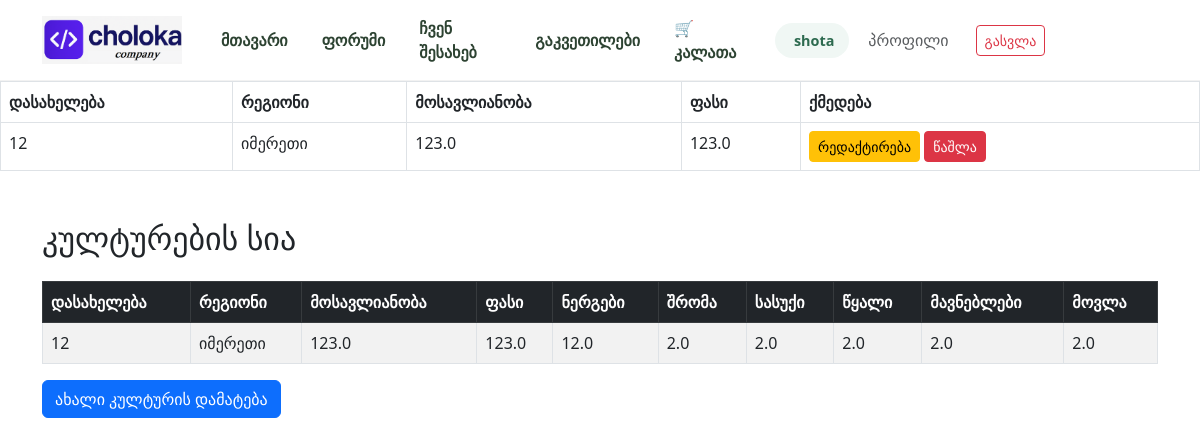
Before: /admin/crops (signed in) with the older database file.
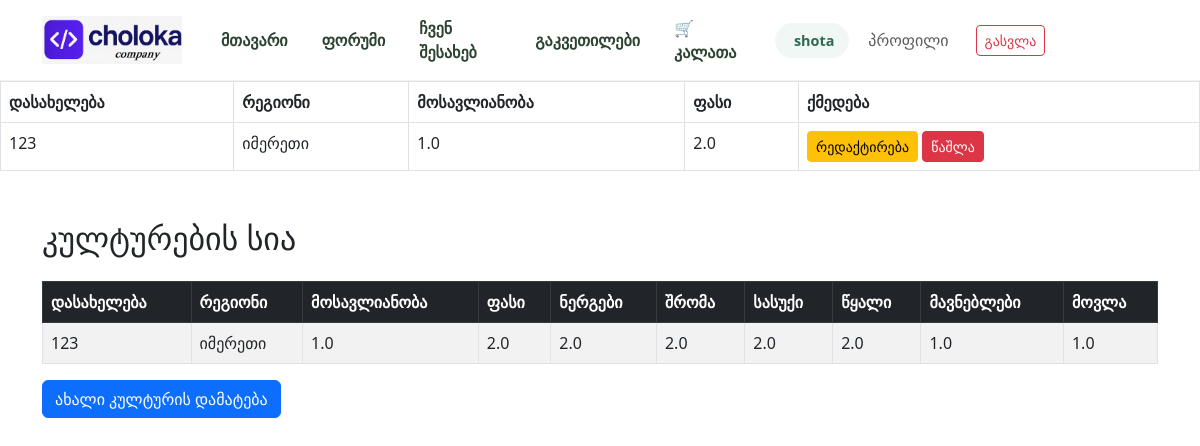
After: the same page with the newer database file.
### app.py (models this page shows)
class Crop(db.Model):
    id = db.Column(db.Integer, primary_key=True)
    name = db.Column(db.String(100), nullable=False, unique=True)
    region = db.Column(db.String(100), nullable=False)
    yield_per_sqm = db.Column(db.Float, nullable=False)
    market_price_per_kg = db.Column(db.Float, nullable=False)
    cost_seedlings = db.Column(db.Float, nullable=False)
    cost_labor = db.Column(db.Float, nullable=False)
    cost_fertilizer = db.Column(db.Float, nullable=False)
    cost_water = db.Column(db.Float, nullable=False)
    cost_pest = db.Column(db.Float, nullable=False)
    cost_maintenance = db.Column(db.Float, nullable=False)

### app.py (the view)
@app.route('/admin/crops')
def admin_crops():
    if not session.get('is_admin'):
        flash("არ გაქვთ წვდომა", "danger")
        return redirect(url_for('profile'))
    crops_list = Crop.query.all()
    return render_template('admin_crops.html', crops=crops_list)

### templates/admin_crops.html (shortened to what this page needs)
<!DOCTYPE html>
<html lang="ka">
<head>
    {% include 'base.html' %}
    <link rel="stylesheet" href="https://cdn.jsdelivr.net/npm/bootstrap@5.3.0/dist/css/bootstrap.min.css">
</head>
<body>
<table class="table table-bordered">
    <thead>
        <tr>
            <th>დასახელება</th>
            <th>რეგიონი</th>
            <th>მოსავლიანობა</th>
            <th>ფასი</th>
            <th>ქმედება</th>
        </tr>
    </thead>
    <tbody>
        {% for crop in crops %}
        <tr>
            <td>{{ crop.name }}</td>
            <td>{{ crop.region }}</td>
            <td>{{ crop.yield_per_sqm }}</td>
            <td>{{ crop.market_price_per_kg }}</td>
            <td>
                <a href="{{ url_for('edit_crop', crop_id=crop.id) }}" class="btn btn-sm btn-warning">რედაქტირება</a>
                <form method="POST" action="{{ url_for('delete_crop', crop_id=crop.id) }}" style="display:inline;" onsubmit="return confirm('დარწმუნებული ხარ?');">
                    <button type="submit" class="btn btn-sm btn-danger">წაშლა</button>
                </form>
            </td>
        </tr>
        {% endfor %}
    </tbody>
</table>
<div class="container mt-5">
    <h2 class="mb-4">კულტურების სია</h2>
    <table class="table table-bordered table-striped">
        <thead class="table-dark">
        <tr>
            <th>დასახელება</th>
            <th>რეგიონი</th>
            <th>მოსავლიანობა</th>
            <th>ფასი</th>
            <th>ნერგები</th>
            <th>შრომა</th>
            <th>სასუქი</th>
            <th>წყალი</th>
            <th>მავნებლები</th>
            <th>მოვლა</th>
        </tr>
        </thead>
        <tbody>
        {% for crop in crops %}
            <tr>
                <td>{{ crop.name }}</td>
                <td>{{ crop.region }}</td>
                <td>{{ crop.yield_per_sqm }}</td>
                <td>{{ crop.market_price_per_kg }}</td>
                <td>{{ crop.cost_seedlings }}</td>
                <td>{{ crop.cost_labor }}</td>
                <td>{{ crop.cost_fertilizer }}</td>
                <td>{{ crop.cost_water }}</td>
                <td>{{ crop.cost_pest }}</td>
                <td>{{ crop.cost_maintenance }}</td>
            </tr>
        {% endfor %}
        </tbody>
    </table>
    <a href="/add_crop" class="btn btn-primary">ახალი კულტურის დამატება</a>
</div>
</body>
</html>

### templates/base.html (shortened to what this page needs)
<nav class="navbar navbar-expand-lg navbar-light sticky-top">
  <div class="container">
    <a class="navbar-brand d-flex align-items-center fw-bold" href="/">
      <img src="{{ url_for('static', filename='logo.png') }}" alt="logo" width="140" height="auto" class="me-2">
    </a>
    <div class="collapse navbar-collapse justify-content-end" id="navbarMenu">
      <ul class="navbar-nav align-items-center gap-1">
        <li class="nav-item"><a class="nav-link fw-semibold" href="/form1">მთავარი</a></li>
        <li class="nav-item"><a class="nav-link fw-semibold" href="/forum">ფორუმი</a></li>
        <li class="nav-item"><a class="nav-link fw-semibold" href="/about">ჩვენ შესახებ</a></li>
        <li class="nav-item"><a class="nav-link fw-semibold" href="/lesse">გაკვეთილები</a></li>
        <li class="nav-item"><a class="nav-link fw-semibold me-2" href="/cart">🛒 კალათა</a></li>
        {% if 'user_id' in session %}
          <li class="nav-item">
            <span class="user-welcome fw-bold">
               {{ session['username'] }}
            </span>
          </li>
          <li class="nav-item"><a class="nav-link text-muted" href="/profile">პროფილი</a></li>
          <li class="nav-item"><a class="btn btn-outline-danger btn-nav-action btn-sm ms-2" href="/logout">გასვლა</a></li>
        {% else %}
          <li class="nav-item"><a class="btn btn-register btn-nav-action btn-sm" href="/register">რეგისტრაცია</a></li>
          <li class="nav-item"><a class="btn btn-login btn-nav-action btn-sm ms-2" href="/login">შესვლა</a></li>
        {% endif %}
        {% if 'is_admin' in session %}
          <li class="nav-item">
            <a class="btn admin-badge btn-nav-action btn-sm ms-lg-3" href="/add/panel">
            </a>
          </li>
        {% endif %}
      </ul>
    </div>
  </div>
</nav>

### templates/base.html (style rules this page uses)
.navbar { background: rgba(255, 255, 255, 0.95) !important; backdrop-filter: blur(10px); border-bottom: 1px solid rgba(0, 0, 0, 0.05); padding: 12px 0; }
.navbar-brand img { transition: transform 0.3s ease; }
.nav-link { color: #2d4332 !important; font-size: 0.95rem; padding: 8px 15px !important; transition: all 0.3s ease; border-radius: 8px; }
.btn-nav-action { border-radius: 12px; padding: 8px 20px; font-weight: 600; font-size: 0.9rem; transition: 0.3s; }
.admin-badge { background: #e63946; color: white !important; border-radius: 10px; }
.user-welcome { font-size: 0.9rem; padding: 8px 15px; background: #f0f7f4; border-radius: 30px; color: #2d6a4f !important; }

Changed rows visible on the page:
changed Crop "იმერეთი": name "12" → "123"; yield_per_sqm "123.0" → "1.0"; market_price_per_kg "123.0" → "2.0"; cost_seedlings "12.0" → "2.0"; cost_pest "2.0" → "1.0"; cost_maintenance "2.0" → "1.0"
